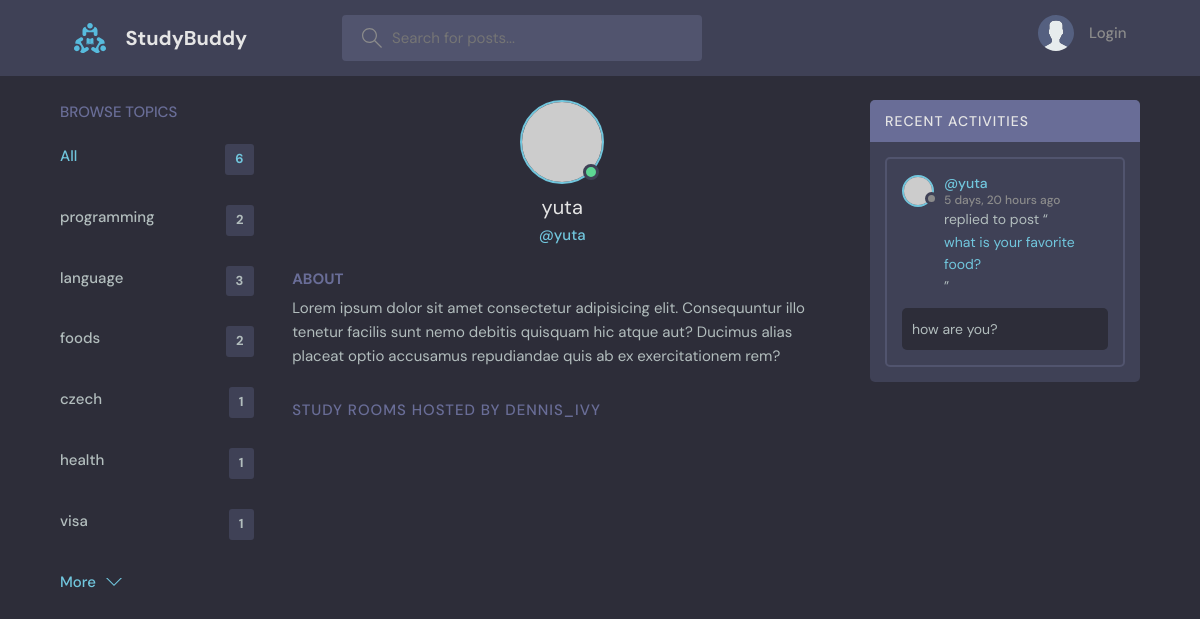
Screenshot of /profile/4 with the database file from the repository.
### base/models.py (models this page shows, shortened)
class Topic(models.Model):
    name = models.CharField(max_length=100)

class Message(models.Model):
    user = models.ForeignKey(User, on_delete=models.CASCADE)  # one-to-many relationship
    room = models.ForeignKey(Room, on_delete=models.CASCADE)  # one-to-many relationship
    body = models.TextField()
    updated = models.DateTimeField(auto_now=True)
    created = models.DateTimeField(auto_now_add=True)
    class Meta:
        ordering = ['-updated', '-created'] # descending order

class Room(models.Model):
    host = models.ForeignKey(User, on_delete=models.SET_NULL, null=True)
    topic = models.ForeignKey(Topic, on_delete=models.SET_NULL, null=True)
    name = models.CharField(max_length=100)
    description = models.TextField(null=True, blank=True)
    participants = models.ManyToManyField(User, related_name='participants', blank=True)
    updated = models.DateTimeField(auto_now=True)
    created = models.DateTimeField(auto_now_add=True)
    class Meta:
        ordering = ['-updated', '-created'] # descending order
    def __str__(self):
        return self.name

### base/views.py (the view)
# urls.py: path('profile/<str:pk>', views.user_profile, name='user-profile'),
def user_profile(request, pk):
    user = User.objects.get(id=pk)
    rooms = user.room_set.all()
    room_messages = user.message_set.all()
    topics = Topic.objects.all()
    context = {'user': user, 'rooms': rooms, 'room_messages': room_messages, 'topics': topics}
    return render(request, 'base/profile.html', context)

### base/templates/base/profile.html (shortened to what this page needs)
{% extends 'main.html' %}
{% block content %}
  <main class="profile-page layout layout--3">
    <div class="container">
      {% include 'base/topics_component.html' %}
      <div class="roomList">
        <div class="profile">
          <div class="profile__avatar">
            <div class="avatar avatar--large active">
              <img src="https://randomuser.me/api/portraits/men/11.jpg" />
            </div>
          </div>
          <div class="profile__info">
            <h3>{{user.username}}</h3>
            <p>@{{user.username}}</p>
          </div>
          <div class="profile__about">
            <h3>About</h3>
            <p>
              Lorem ipsum dolor sit amet consectetur adipisicing elit. Consequuntur illo tenetur
              facilis sunt nemo debitis quisquam hic atque aut? Ducimus alias placeat optio
              accusamus repudiandae quis ab ex exercitationem rem?
            </p>
          </div>
        </div>
        <div class="roomList__header">
          <div>
            <h2>Study Rooms Hosted by dennis_ivy</a>
            </h2>
          </div>
        </div>
      </div>
      {% include 'base/activity_component.html' %}
    </div>
  </main>
{% endblock content %}

### base/templates/base/topics_component.html
<div class="topics">
    <div class="topics__header">
      <h2>Browse Topics</h2>
    </div>
    <ul class="topics__list">
      <li>
        <a href="{% url 'home' %}" class="active">All <span>{{topics.count}}</span></a>
      </li>
      {% for topic in topics %}
      <li>
        <a href="{% url 'home' %}?q={{topic.name}}">{{topic.name}}<span>{{topic.room_set.all.count}}</span></a>
      </li>
      {% endfor %}
    </ul>
    <a class="btn btn--link" href="topics.html">
      More
      <svg version="1.1" xmlns="http://www.w3.org/2000/svg" width="32" height="32" viewBox="0 0 32 32">
        <title>chevron-down</title>
        <path d="M16 21l-13-13h-3l16 16 16-16h-3l-13 13z"></path>
      </svg>
    </a>
  </div>

### base/templates/base/activity_component.html (shortened to what this page needs)
<div class="activities">
    <div class="activities__header">
      <h2>Recent Activities</h2>
    </div>
    {% for message in room_messages %}
    <div class="activities__box">
      <div class="activities__boxHeader roomListRoom__header">
        <a href="{% url 'user-profile' message.user.id %}" class="roomListRoom__author">
          <div class="avatar avatar--small">
            <img src="https://randomuser.me/api/portraits/women/11.jpg" />
          </div>
          <p>
            @{{message.user}}
            <span>{{message.created | timesince}} ago</span>
          </p>
        </a>
      </div>
      <div class="activities__boxContent">
        <p>replied to post “<a href="{% url 'room' message.room.id %}">{{message.room}}</a>”</p>
        <div class="activities__boxRoomContent">
            {{message.body}}
        </div>
      </div>
    </div>
    {% endfor %}
  </div>

### rows the page displays
Topic: name "programming", room_set.all.count "2"
Topic: name "language", room_set.all.count "3"
Topic: name "foods", room_set.all.count "2"
Topic: name "czech", room_set.all.count "1"
Topic: name "health", room_set.all.count "1"
Topic: name "visa", room_set.all.count "1"
Message: user "yuta", created "5 days, 20 hours", room "what is your favorite food?", body "how are you?"

### other values shown
{{ topics.count }} "6"
{{ user.username }} "yuta"
